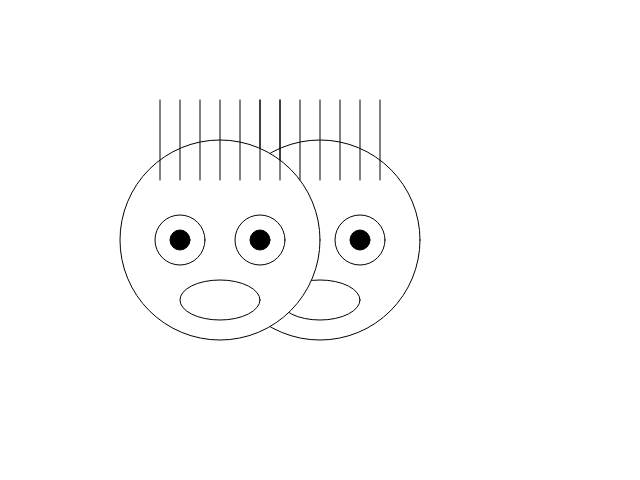
Frame 1 (no input)
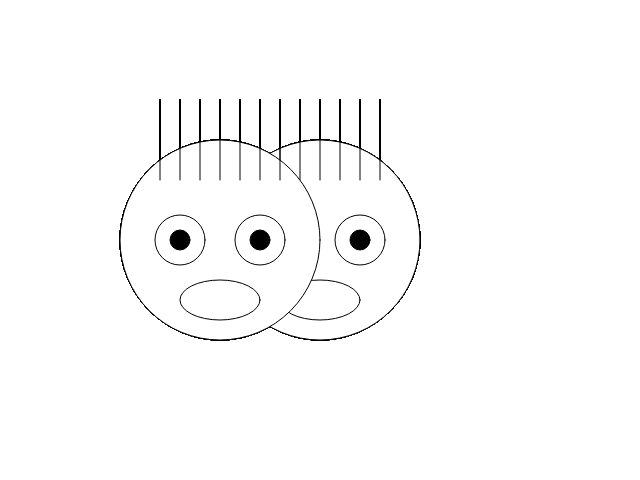
Frame 60 (no input)
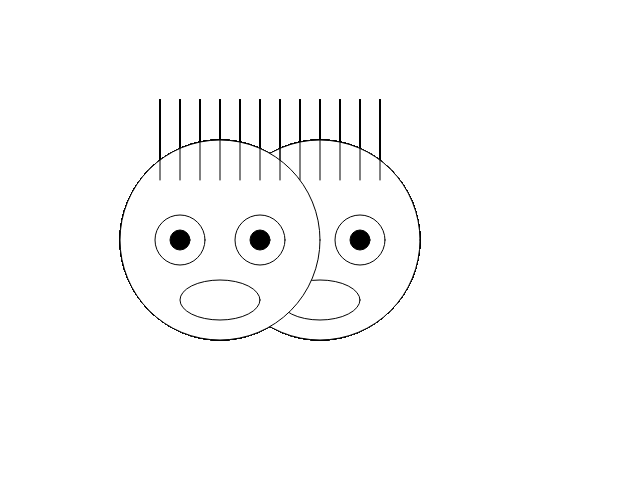
Frame 120 (the mouse pressed at the canvas centre since frame 60)

The p5.js sketch that drew these frames (run headless with seeded random() and noise() and a simulated clock; from frame 60 on, the mouse is pressed at the canvas centre):

// p5.js sketch
// ── sketch.js
// 函数setup() : 准备阶段
function setup() {
	// 创建画布，宽度640像素，高度480像素
	// 画布的坐标系统为，左上角坐标为（0，0），
	// x方向水平向右，y方向垂直向下，单位像素
	createCanvas(640,480);
}

// 函数draw()：作画阶段
function draw() {
	fill(255);// 填充白色
	// 1 画脸
	ellipse(320,240,200,200);// 圆圈
	
	// 2 左眼
	ellipse(280,240,50,50);// 另一个圆圈
	
	// 3 右眼
	ellipse(360,240,50,50); 
	
	// 4 嘴巴
	ellipse(320,300,80,40);
	
	fill(0);// 填充黑色	
	// 5 左眼珠
	ellipse(280,240,20,20);
	
	// 6 右眼珠
	ellipse(360,240,20,20);
	
	// 7 头发：从左到右画一排竖线
	line(260,180,260,100);
	line(280,180,280,100);
	line(300,180,300,100);
	line(320,180,320,100);
	line(340,180,340,100);
	line(360,180,360,100);
	line(380,180,380,100);

	fill(255);// 填充白色
	// 1 画脸
	ellipse(220,240,200,200);// 圆圈
	
	// 2 左眼
	ellipse(180,240,50,50);// 另一个圆圈
	
	// 3 右眼
	ellipse(260,240,50,50); 
	
	// 4 嘴巴
	ellipse(220,300,80,40);
	
	fill(0);// 填充黑色	
	// 5 左眼珠
	ellipse(180,240,20,20);
	
	// 6 右眼珠
	ellipse(260,240,20,20);
	
	// 7 头发：从左到右画一排竖线
	line(160,180,160,100);
	line(180,180,180,100);
	line(200,180,200,100);
	line(220,180,220,100);
	line(240,180,240,100);
	line(260,180,260,100);
	line(280,180,280,100);
}
